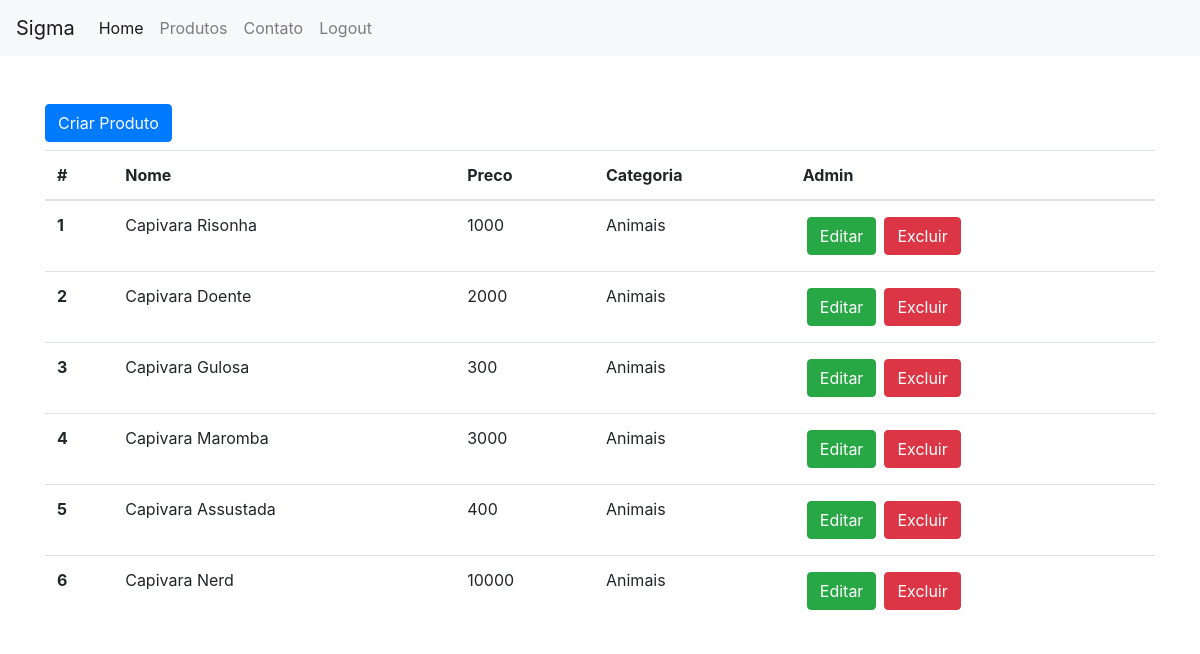
/admin/admin.php (signed in), run on the app's committed database.
### tables this page shows
CREATE TABLE `produtos` (
  `ProdutoID` int(11) NOT NULL,
  `Nome` varchar(150) NOT NULL,
  `Descricao` longtext NOT NULL,
  `Imagem` varchar(200) NOT NULL,
  `Preco` float NOT NULL,
  `CategoriaID` int(11) NOT NULL,
  `Ativo` tinyint(1) NOT NULL
);

CREATE TABLE `categorias` (
  `CategoriaID` int(11) NOT NULL,
  `Nome` varchar(100) NOT NULL,
  `Ativo` tinyint(1) NOT NULL
);

### admin/admin.php (the view, shortened to what this page needs)
<?php
include_once '../includes/_head.php';
include_once 'headeradm.php';
require '../includes/Banco.php';
$sql = "SELECT p.ProdutoId AS PId, p.Nome AS Nome, p.Preco AS Preco, c.CategoriaID AS CategoriaID, c.Nome AS CategoriaNome FROM produtos p INNER JOIN categorias c ON p.CategoriaID = c.CategoriaID";
$res = mysqli_query($conn, $sql);
?>
<div class="container mt-5">
    <a href="adminCreateView.php" class="btn btn-primary">Criar Produto</a>
    <table class="table mt-2">
    <thead>
        <tr>
        <th scope="col">#</th>
        <th scope="col">Nome</th>
        <th scope="col">Preco</th>
        <th scope="col">Categoria</th>
        <th scope="col">Admin</th>
        </tr>
    </thead>
    <tbody>
    <?php foreach($res as $produto):?>
        <tr>
        <th scope="row"><?= $produto['PId']?></th>
        <td><?= $produto['Nome']?></td>
        <td><?= $produto['Preco']?></td>
        <td><?= $produto['CategoriaNome']?></td>
        <td><a href="adminUpdateView.php?id=<?=$produto['PId']?>" class="btn btn-success m-1">Editar</a><a href="adminDelete.php?id=<?=$produto['ProdutoID']?>" class="btn btn-danger m-1">Excluir</a></span></td>
        </tr>
    <?php endforeach ?>
    </tbody>
    </table>
</div>
<?php
include_once '../includes/_footer.php';
?>

### includes/_head.php (shortened to what this page needs)
<!doctype html>
<html lang="en">
<head>
    <link rel="stylesheet" href="https://cdn.jsdelivr.net/npm/bootstrap@4.6.1/dist/css/bootstrap.min.css"
>
    <link rel="stylesheet" href="./css/style.css">
</head>
<body>

### admin/headeradm.php
<header>
    <nav class="navbar navbar-expand-lg navbar-light bg-light">
        <a class="navbar-brand" href="./index.php">Sigma</a>
        <div class="collapse navbar-collapse" id="navbarNavDropdown">
            <ul class="navbar-nav">
                <li class="nav-item active">
                    <a class="nav-link" href="../index.php">Home</a>
                </li>
                <li class="nav-item">
                    <a class="nav-link" href="../produtos.php">Produtos</a>
                </li>
                <li class="nav-item">
                    <a class="nav-link" href="../contato.php">Contato</a>
                </li>
            <?php if($logado = 'logado'): ?>
                <li class="nav-item">
                    <a class="nav-link" href="logout.php">Logout</a>
                </li>
            <?php else:?>
                <li class="nav-item">
                    <a class="nav-link" href="login.php">Login</a>
                </li>
            <?php endif ?>
            </ul>
        </div>
    </nav>
</header>
<main>

### includes/_footer.php (shortened to what this page needs)
</main>
</body>
</html>

### css/style.css (style rules this page uses)
* { margin:0; padding:0; box-sizing: border-box; }

### data on the page
produtos: ProdutoID "1", Nome "Capivara Risonha", Preco "1000", CategoriaID.Nome "Animais"
produtos: ProdutoID "2", Nome "Capivara Doente", Preco "2000", CategoriaID.Nome "Animais"
produtos: ProdutoID "3", Nome "Capivara Gulosa", Preco "300", CategoriaID.Nome "Animais"
produtos: ProdutoID "4", Nome "Capivara Maromba", Preco "3000", CategoriaID.Nome "Animais"
produtos: ProdutoID "5", Nome "Capivara Assustada", Preco "400", CategoriaID.Nome "Animais"
produtos: ProdutoID "6", Nome "Capivara Nerd", Preco "10000", CategoriaID.Nome "Animais"
